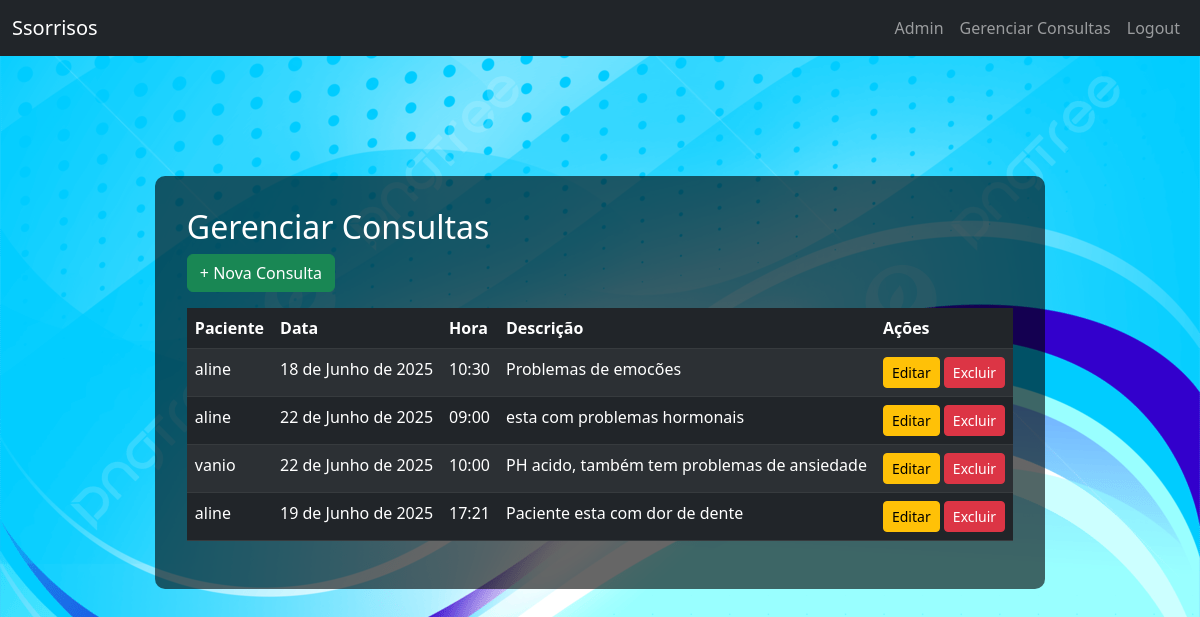
The page /gerenciar-consultas/ (signed in) on the database its author committed.
### consultas/models.py (models this page shows, shortened)
class Consulta(models.Model):
    paciente = models.ForeignKey(User, on_delete=models.CASCADE)
    data = models.DateField()
    hora = models.TimeField()
    motivo = models.TextField()
    descricao = models.TextField(blank=True)

### consultas/views.py (the view)
# urls.py: path('gerenciar-consultas/', views.gerenciar_consultas_view, name='gerenciar_consultas'),
@user_passes_test(lambda u: u.is_superuser)
def gerenciar_consultas_view(request):
    consultas = Consulta.objects.all()
    return render(request, 'gerenciar_consultas.html', {'consultas': consultas})

### consultas/templates/gerenciar_consultas.html
{% extends 'base.html' %}
{% block content %}
<div class="form-container">
    <h2>Gerenciar Consultas</h2>
    <a href="/agendar/" class="btn btn-success mb-3">+ Nova Consulta</a>
    <table class="table table-striped table-dark">
        <thead>
            <tr>
                <th>Paciente</th>
                <th>Data</th>
                <th>Hora</th>
                <th>Descrição</th>
                <th>Ações</th>
            </tr>
        </thead>
        <tbody>
            {% for consulta in consultas %}
            <tr>
                <td>{{ consulta.paciente.username }}</td>
                <td>{{ consulta.data }}</td>
                <td>{{ consulta.hora }}</td>
                <td>{{ consulta.descricao }}</td>
                <td>
                    <a href="/editar-consulta/{{ consulta.id }}/" class="btn btn-sm btn-warning">Editar</a>
                    <a href="/excluir-consulta/{{ consulta.id }}/" class="btn btn-sm btn-danger">Excluir</a>
                </td>
            </tr>
            {% endfor %}
        </tbody>
    </table>
</div>
{% endblock %}

### consultas/templates/base.html (shortened to what this page needs)
<!DOCTYPE html>
<html>
<head>
    <link href="https://cdn.jsdelivr.net/npm/bootstrap@5.3.0/dist/css/bootstrap.min.css" rel="stylesheet">
</head>
<body>
  <nav class="navbar navbar-expand-lg navbar-dark bg-dark">
  <div class="container-fluid">
    <a class="navbar-brand" href="/">Ssorrisos</a>
    <div class="collapse navbar-collapse" id="navbarContent">
      <ul class="navbar-nav ms-auto">
        {% if user.is_authenticated %}
            {% if user.is_superuser %}
                <li class="nav-item">
                    <a class="nav-link" href="/admin/">Admin</a>
                </li>
                <li class="nav-item">
                    <a class="nav-link" href="/gerenciar-consultas/">Gerenciar Consultas</a>
                </li>
            {% else %}
                <li class="nav-item">
                    <a class="nav-link" href="/minhas-consultas/">Minhas Consultas</a>
                </li>
            {% endif %}
            <li class="nav-item">
                <form method="post" action="/logout/">
                    <button class="btn btn-link nav-link" type="submit">Logout</button>
                </form>
            </li>
        {% endif %}
      </ul>
    </div>
  </div>
</nav>
    <div class="container">
        {% block content %}{% endblock %}
    </div>
</body>
</html>

### consultas/templates/base.html (style rules this page uses)
body { background-image: url("/static/img/background.jpg"); background-size: cover; background-repeat: no-repeat; color: white; }
.container { margin-top: 10%; justify-content: center; justify-items: center; }
.form-container { background: rgba(0, 0, 0, 0.6); padding: 2rem; border-radius: 10px; margin-top: 2rem; }

### rows shown on the page
Consulta: paciente.username "aline", data "18 de Junho de 2025", hora "10:30", descricao "Problemas de emocões"
Consulta: paciente.username "aline", data "22 de Junho de 2025", hora "09:00", descricao "esta com problemas hormonais"
Consulta: paciente.username "vanio", data "22 de Junho de 2025", hora "10:00", descricao "PH acido, também tem problemas de ansiedade"
Consulta: paciente.username "aline", data "19 de Junho de 2025", hora "17:21", descricao "Paciente esta com dor de dente"
